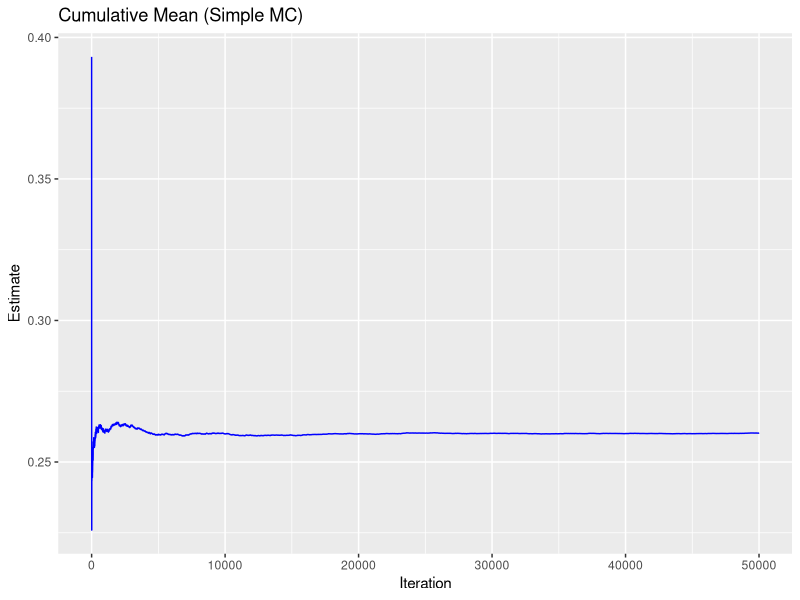
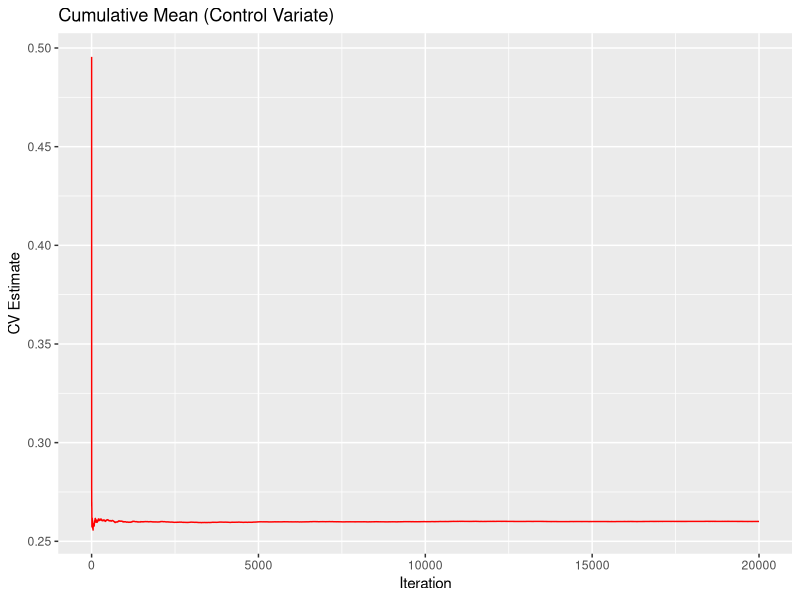
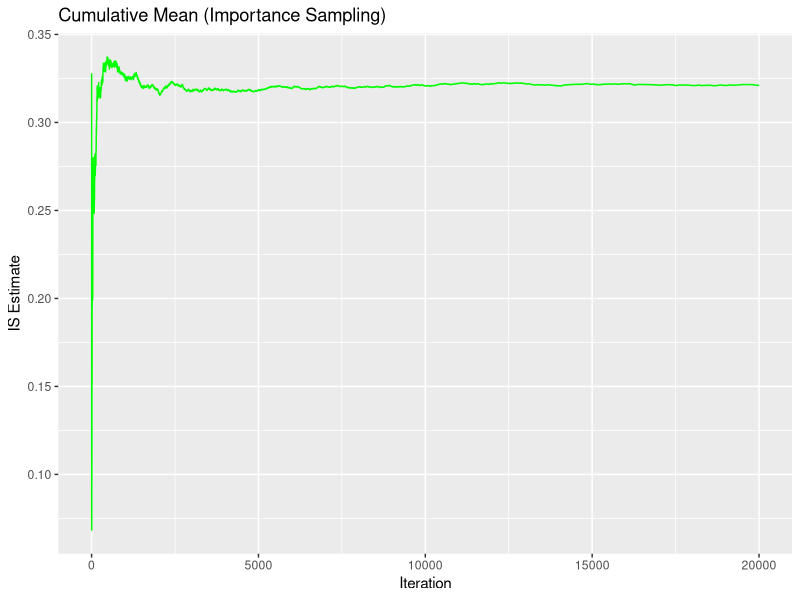
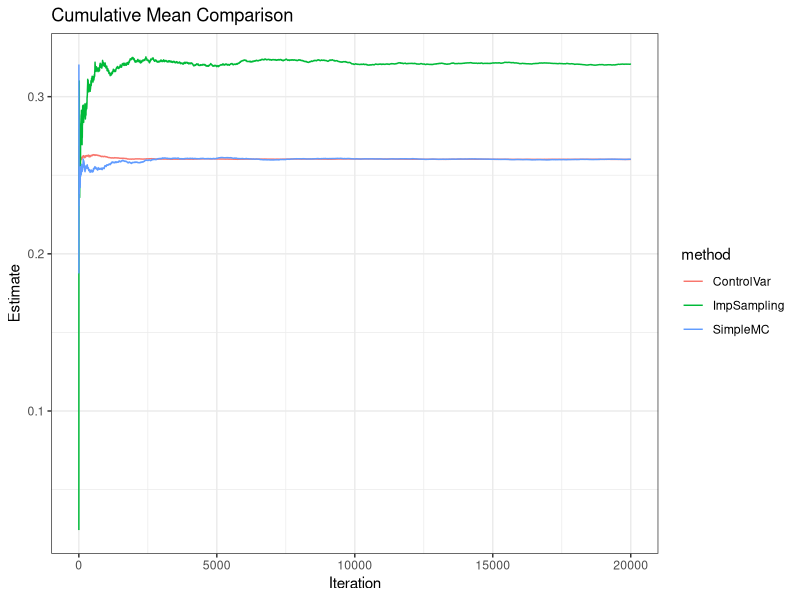

These charts were generated, in order, by the following R code:
## ---- chunk 1
library(ggplot2)

# logistic function
logistic <- function(z) {
  1 / (1 + exp(-z))
}

# Set model parameters
alpha <- -2        # Intercept
beta  <- 0.5        # Covariate coefficient

# Define random generators for non-normal distributions 
#                   of random effect b and covariate x
# b ~ t_5 (heavy-tailed distribution)
r_b <- function(n) {
  rlnorm(n, meanlog = -1, sdlog = 0.5)
}

# x ~ Gamma(shape=2, rate=1)
r_x <- function(n) {
  rgamma(n, shape = 2, rate = 2)
}
## ---- chunk 2
simpleMC <- function(N) {
  # Sample b from f(b)
  b_samp <- r_b(N)
  # Sample x from f(x)
  x_samp <- r_x(N)
  
  # Compute p_i = logistic(alpha + b_i + beta*x_i)
  p_values <- logistic(alpha + b_samp + beta * x_samp)
  
  # Simple MC estimate is the average of p_values
  est <- mean(p_values)
  
  # Approximate standard error using sample SD / sqrt(N)
  #se  <- sd(p_values) / sqrt(N)
  
  #return(list(est = est, se = se))
  return(list(est = est))
}
## ---- chunk 3
# 3.1 Define a control variate g(b, x)
#     It should be correlated with the target function but have a known or easily
#     approximated expectation. As an example, we use a probit-based function.

g_function <- function(b, x) {
  # Example: replace logistic with pnorm (probit)
  z <- alpha + 0.8 * b + 0.8 * x  # 0.8 is a heuristic factor here
  return(pnorm(z))
}

# 3.2 Approximate E[g] using a large-scale MC, since we might not have a closed-form
approx_Eg <- function(N = 5e5) {
  b_samp <- r_b(N)
  x_samp <- r_x(N)
  mean(g_function(b_samp, x_samp))
}

# 3.3 Control variate MC estimate
cvMC <- function(N, Eg_true = NULL) {
  if(is.null(Eg_true)) {
    # If not provided, approximate E[g] with a bigger MC sample
    Eg_true <- approx_Eg(N = 5e5)
  }
  # Sample from original distributions
  b_samp <- r_b(N)
  x_samp <- r_x(N)
  
  # Target function p(b,x)
  p_vals <- logistic(alpha + b_samp + beta * x_samp)
  # Control variate g(b,x)
  g_vals <- g_function(b_samp, x_samp)
  
  # (1) Simple estimates of p and g
  p_mean <- mean(p_vals)
  g_mean <- mean(g_vals)
  
  # (2) Optimal gamma via covariance
  cov_pg <- cov(p_vals, g_vals)
  var_g  <- var(g_vals)
  gamma_opt <- cov_pg / var_g
  
  # (3) Construct CV estimator
  p_cv <- p_mean - gamma_opt * (g_mean - Eg_true)
  
  # This returns the CV estimate, gamma, and other useful metrics
  return(list(est = p_cv))
}
## ---- chunk 4
# 4.1 Define the auxiliary distribution h(b,x)
#     Here we show an example of independent sampling from h(b)*h(x).
#     We'll pick t_3 for b (heavier tail) and tweak Gamma parameters for x.

# b ~ t_3
r_b_IS <- function(n) {
  rt(n, df = 3)
}
# PDF of b for t_3
d_b_IS <- function(b) {
  dt(b, df = 3)
}

# x ~ Gamma(shape=2, rate=0.5)
r_x_IS <- function(n) {
  rgamma(n, shape = 2, rate = 0.5)
}
# PDF of x for Gamma(shape=2, rate=0.5)
d_x_IS <- function(x) {
  dgamma(x, shape = 2, rate = 0.5)
}

# 4.2 Implement Importance Sampling
IS_MC <- function(N) {
  # Sample from h(b,x)
  b_samp <- r_b_IS(N)
  x_samp <- r_x_IS(N)
  
  # Compute original PDF values f(b), f(x)
  fb_vals <- dt(b_samp, df = 5)             # original t_5 for b
  fx_vals <- dgamma(x_samp, shape = 2, rate = 1)  # original Gamma for x
  
  # Compute auxiliary PDF values h(b), h(x)
  hb_vals <- d_b_IS(b_samp)
  hx_vals <- d_x_IS(x_samp)
  
  # Weights w_i = [f(b_i)*f(x_i)] / [h(b_i)*h(x_i)]
  w <- (fb_vals * fx_vals) / (hb_vals * hx_vals)
  
  # Target function p(b,x)
  p_vals <- logistic(alpha + b_samp + beta * x_samp)
  
  # IS estimate (unbiased if we average p*w)
  est <- mean(p_vals * w)
  
  # Rough variance estimate
  #p_var <- mean((p_vals * w)^2) - p_hat^2
  #se  <- sqrt(p_var / N)
  
  #return(list(est = est, se = se, w_mean = mean(w)))
  return(list(est = est))
}
## ---- chunk 5
# 5.1. Obtain a "true value" via a large-scale Simple MC
set.seed(9999)
N_large <- 5e6  

res_truth <- simpleMC(N_large)
true_value <- res_truth$est
cat("Approx. True Value =", true_value, "\n")


# 5.2. Repeat simulations for smaller N and compare bias, variance
simulate_three_methods <- function(N, Eg_true) {
  # Simple MC
  res_mc <- simpleMC(N)
  # CV
  res_cv <- cvMC(N, Eg_true = Eg_true)
  # IS
  res_is <- IS_MC(N)
  
  c(mc = res_mc$est, cv = res_cv$est, is = res_is$est)
}

set.seed(1234)
N_reps <- 50        # number of repeated simulations
N_small <- 1e5      # sample size for each repeated run


# Pre-calculate Eg_true for CV (to avoid doing it multiple times)
Eg_val <- approx_Eg(N=5e5)  

results_matrix <- replicate(N_reps, simulate_three_methods(N_small, Eg_true = Eg_val))
# results_matrix is now 3 x N_reps, each column is one replicate

mc_est <- results_matrix["mc", ]
cv_est <- results_matrix["cv", ]
is_est <- results_matrix["is", ]

# Compute mean estimate, bias, variance
mc_mean <- mean(mc_est)
cv_mean <- mean(cv_est)
is_mean <- mean(is_est)

mc_bias <- mc_mean - true_value
cv_bias <- cv_mean - true_value
is_bias <- is_mean - true_value

mc_var <- var(mc_est)
cv_var <- var(cv_est)
is_var <- var(is_est)

df_comparison <- data.frame(
  method   = c("MC", "CV", "IS"),
  mean_est = c(mc_mean, cv_mean, is_mean),
  bias     = c(mc_bias, cv_bias, is_bias),
  variance = c(mc_var, cv_var, is_var)
)

df_comparison


# 5.3 Compare CPU time
library(microbenchmark)

test_time <- microbenchmark(
  MC = { simpleMC(N_small) },
  CV = { cvMC(N_small, Eg_true = Eg_val) },
  IS = { IS_MC(N_small) },
  times = 10  # repeat each method 10 times
)

test_time
## ---- chunk 6
# 6.1 Example of cumulative mean for Simple MC
cumulative_MC <- function(N) {
  b_samp <- r_b(N)
  x_samp <- r_x(N)
  p_vals <- logistic(alpha + b_samp + beta * x_samp)
  cum_mean <- cumsum(p_vals) / seq_len(N)
  return(cum_mean)
}

# 6.2 Plot cumulative mean
set.seed(999)
N <- 5e4
cm_mc <- cumulative_MC(N)

df_mc <- data.frame(
  iter = 1:N,
  mean_est = cm_mc
)

ggplot(df_mc, aes(x = iter, y = mean_est)) +
  geom_line(color = "blue") +
  labs(title = "Cumulative Mean (Simple MC)",
       x = "Iteration",
       y = "Estimate")
## ---- chunk 7
# This function returns a vector of CV estimates for i from 1 to N.
cumulative_CV <- function(N, Eg_true = NULL, largeN_approx = 5e5) {
  if (is.null(Eg_true)) {
    # If E[g] is not provided, approximate with a larger MC
    Eg_true <- approx_Eg(N = largeN_approx)
  }
  
  # Sample from original distributions
  b_samp <- r_b(N)
  x_samp <- r_x(N)
  
  # Compute p(b,x) and g(b,x)
  p_vals <- logistic(alpha + b_samp + beta * x_samp)
  g_vals <- g_function(b_samp, x_samp)
  
  # We will keep track of partial sums to compute means, covariance, etc.
  cum_p  <- cumsum(p_vals)
  cum_g  <- cumsum(g_vals)
  cum_pg <- cumsum(p_vals * g_vals)   # needed for Cov(p,g)
  cum_g2 <- cumsum(g_vals^2)         # needed for Var(g)
  
  # Vector to store CV estimates at each iteration
  pCV_cum <- numeric(N)
  
  # The first data point (i=1) does not allow us to compute a covariance
  # We can simply set pCV_cum[1] to p_vals[1], or NA, etc.
  pCV_cum[1] <- p_vals[1]
  
  # Loop over i = 2 to N
  for (i in 2:N) {
    # partial means
    p_bar_i <- cum_p[i] / i
    g_bar_i <- cum_g[i] / i
    
    # Cov(p,g) = E[ p*g ] - E[p]*E[g ]
    # partial estimate of E[p*g] = cum_pg[i] / i
    pg_bar_i <- cum_pg[i] / i
    cov_pg_i <- pg_bar_i - (p_bar_i * g_bar_i)
    
    # Var(g) = E[g^2] - (E[g])^2
    g2_bar_i <- cum_g2[i] / i
    var_g_i  <- g2_bar_i - (g_bar_i^2)
    
    # Optimal gamma
    gamma_i <- cov_pg_i / var_g_i
    
    # CV estimate at iteration i
    pCV_cum[i] <- p_bar_i - gamma_i * (g_bar_i - Eg_true)
  }
  
  return(pCV_cum)
}

# Example usage and plotting:
set.seed(1234)
N <- 20000
cv_cum_values <- cumulative_CV(N)

df_cv <- data.frame(
  iter = 1:N,
  cv_est = cv_cum_values
)

library(ggplot2)
ggplot(df_cv, aes(x = iter, y = cv_est)) +
  geom_line(color = "red") +
  labs(title = "Cumulative Mean (Control Variate)",
       x = "Iteration",
       y = "CV Estimate")

## ---- chunk 8
cumulative_IS <- function(N) {
  # Sample from auxiliary distribution h(b,x)
  b_samp <- r_b_IS(N)
  x_samp <- r_x_IS(N)
  
  # Compute original PDF f(b), f(x)
  fb_vals <- dt(b_samp, df = 5)          # original b ~ t_5
  fx_vals <- dgamma(x_samp, shape=2, rate=1)   # original x ~ Gamma(2,1)
  
  # Compute auxiliary PDF h(b), h(x)
  hb_vals <- d_b_IS(b_samp)
  hx_vals <- d_x_IS(x_samp)
  
  # Weights
  w <- (fb_vals * fx_vals) / (hb_vals * hx_vals)
  
  # Target function p(b,x)
  p_vals <- logistic(alpha + b_samp + beta * x_samp)
  
  # Build cumulative sums
  cum_w  <- cumsum(w)
  cum_pw <- cumsum(p_vals * w)
  
  # IS estimate at iteration i: cum_pw[i] / cum_w[i]
  pIS_cum <- cum_pw / cum_w
  
  return(pIS_cum)
}

## Example usage and plotting:
set.seed(5678)
N <- 20000
is_cum_values <- cumulative_IS(N)

df_is <- data.frame(
  iter = 1:N,
  is_est = is_cum_values
)

ggplot(df_is, aes(x = iter, y = is_est)) +
  geom_line(color = "green") +
  labs(title = "Cumulative Mean (Importance Sampling)",
       x = "Iteration",
       y = "IS Estimate")

## ---- chunk 9
N <- 20000
set.seed(999)

# 1. Simple MC
cm_mc <- cumulative_MC(N)
df_mc <- data.frame(iter = 1:N, method = "SimpleMC", estimate = cm_mc)

# 2. CV
cm_cv <- cumulative_CV(N)
df_cv <- data.frame(iter = 1:N, method = "ControlVar", estimate = cm_cv)

# 3. IS
cm_is <- cumulative_IS(N)
df_is <- data.frame(iter = 1:N, method = "ImpSampling", estimate = cm_is)

# Combine
df_all <- rbind(df_mc, df_cv, df_is)

ggplot(df_all, aes(x = iter, y = estimate, color = method)) +
  geom_line() +
  labs(title = "Cumulative Mean Comparison",
       x = "Iteration",
       y = "Estimate") +
  theme_bw()
